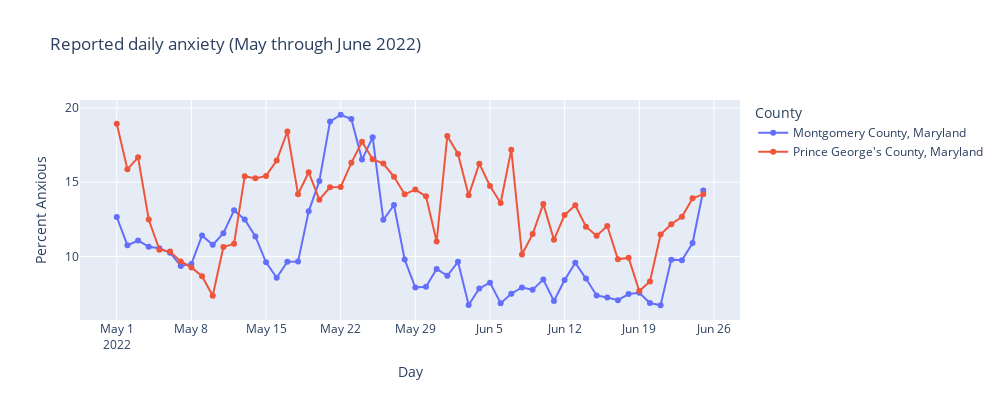

Here is the notebook cell this chart was saved with:
### Markdown cell above
#### Using Plotly

Or we could use plotly to make an interactive plot here. Plotly is already fairly smart about how it creates tick marks, so we can just pass the original `day` column as our x-axis. You can hover over a point on this plot to see the exact % of anxiety reported on each day

### Code cell
fig = px.line(mc_pg, x='day', 
              y='percent_anxious', 
              color='NAME', 
              width=1000, 
              height=400,
              title ='Reported daily anxiety\n(May through June 2022)',
              # assigning labels 
              labels = {'NAME': 'County', 
                       'percent_anxious' : 'Percent Anxious',
                        'day':'Day'
                       })
fig.update_traces(mode="markers+lines", 
                  hovertemplate='%{y:.2r}%') # rounds y to the nearest 1 digit and then appends a % sign to the hover text
# x_unified links the tooltip for both plots together (probably easier to understand if you try it)
fig.update_layout(hovermode="x unified")
fig.show()

### Figure 1 — Plotly figure (JSON) as saved in the notebook; plotly's stock layout.template omitted (floating-point values rounded to 4 significant figures)
{"data": [{"hovertemplate": "%{y:.2r}%", "legendgroup": "Montgomery County, Maryland", "line": {"color": "#636efa", "dash": "solid"}, "marker": {"symbol": "circle"}, "mode": "markers+lines", "name": "Montgomery County, Maryland", "orientation": "v", "showlegend": true, "type": "scatter", "x": ["2022-05-01", "2022-05-02", "2022-05-03", "2022-05-04", "2022-05-05", "2022-05-06", "2022-05-07", "2022-05-08", "2022-05-09", "2022-05-10", "2022-05-11", "2022-05-12", "2022-05-13", "2022-05-14", "2022-05-15", "2022-05-16", "2022-05-17", "2022-05-18", "2022-05-19", "2022-05-20", "2022-05-21", "2022-05-22", "2022-05-23", "2022-05-24", "2022-05-25", "2022-05-26", "2022-05-27", "2022-05-28", "2022-05-29", "2022-05-30", "2022-05-31", "2022-06-01", "2022-06-02", "2022-06-03", "2022-06-04", "2022-06-05", "2022-06-06", "2022-06-07", "2022-06-08", "2022-06-09", "2022-06-10", "2022-06-11", "2022-06-12", "2022-06-13", "2022-06-14", "2022-06-15", "2022-06-16", "2022-06-17", "2022-06-18", "2022-06-19", "2022-06-20", "2022-06-21", "2022-06-22", "2022-06-23", "2022-06-24", "2022-06-25"], "xaxis": "x", "y": [12.66, 10.75, 11.07, 10.65, 10.56, 10.25, 9.361, 9.493, 11.41, 10.78, 11.56, 13.1, 12.49, 11.35, 9.601, 8.562, 9.648, 9.65, 13.04, 15.08, 19.09, 19.54, 19.26, 16.52, 18.02, 12.46, 13.46, 9.788, 7.905, 7.958, 9.154, 8.696, 9.636, 6.727, 7.845, 8.233, 6.844, 7.487, 7.91, 7.761, 8.437, 6.999, 8.406, 9.569, 8.506, 7.372, 7.227, 7.055, 7.465, 7.55, 6.861, 6.71, 9.783, 9.738, 10.9, 14.44], "yaxis": "y"}, {"hovertemplate": "%{y:.2r}%", "legendgroup": "Prince George's County, Maryland", "line": {"color": "#EF553B", "dash": "solid"}, "marker": {"symbol": "circle"}, "mode": "markers+lines", "name": "Prince George's County, Maryland", "orientation": "v", "showlegend": true, "type": "scatter", "x": ["2022-05-01", "2022-05-02", "2022-05-03", "2022-05-04", "2022-05-05", "2022-05-06", "2022-05-07", "2022-05-08", "2022-05-09", "2022-05-10", "2022-05-11", "2022-05-12", "2022-05-13", "2022-05-14", "2022-05-15", "2022-05-16", "2022-05-17", "2022-05-18", "2022-05-19", "2022-05-20", "2022-05-21", "2022-05-22", "2022-05-23", "2022-05-24", "2022-05-25", "2022-05-26", "2022-05-27", "2022-05-28", "2022-05-29", "2022-05-30", "2022-05-31", "2022-06-01", "2022-06-02", "2022-06-03", "2022-06-04", "2022-06-05", "2022-06-06", "2022-06-07", "2022-06-08", "2022-06-09", "2022-06-10", "2022-06-11", "2022-06-12", "2022-06-13", "2022-06-14", "2022-06-15", "2022-06-16", "2022-06-17", "2022-06-18", "2022-06-19", "2022-06-20", "2022-06-21", "2022-06-22", "2022-06-23", "2022-06-24", "2022-06-25"], "xaxis": "x", "y": [18.93, 15.87, 16.67, 12.49, 10.45, 10.32, 9.66, 9.258, 8.669, 7.355, 10.64, 10.85, 15.4, 15.26, 15.43, 16.47, 18.42, 14.19, 15.67, 13.82, 14.66, 14.68, 16.31, 17.72, 16.55, 16.26, 15.36, 14.18, 14.51, 14.05, 11.01, 18.11, 16.91, 14.12, 16.25, 14.74, 13.6, 17.19, 10.13, 11.5, 13.54, 11.13, 12.79, 13.45, 12.01, 11.39, 12.05, 9.804, 9.912, 7.671, 8.306, 11.47, 12.17, 12.67, 13.92, 14.18], "yaxis": "y"}], "layout": {"height": 400, "hovermode": "x unified", "legend": {"title": {"text": "County"}, "tracegroupgap": 0}, "title": {"text": "Reported daily anxiety\n(May through June 2022)"}, "width": 1000, "xaxis": {"anchor": "y", "autorange": true, "domain": [0, 1], "range": ["2022-04-27 13:04:59.2159", "2022-06-28 10:55:00.7841"], "title": {"text": "Day"}, "type": "date"}, "yaxis": {"anchor": "x", "autorange": true, "domain": [0, 1], "range": [5.716, 20.54], "title": {"text": "Percent Anxious"}, "type": "linear"}}}
